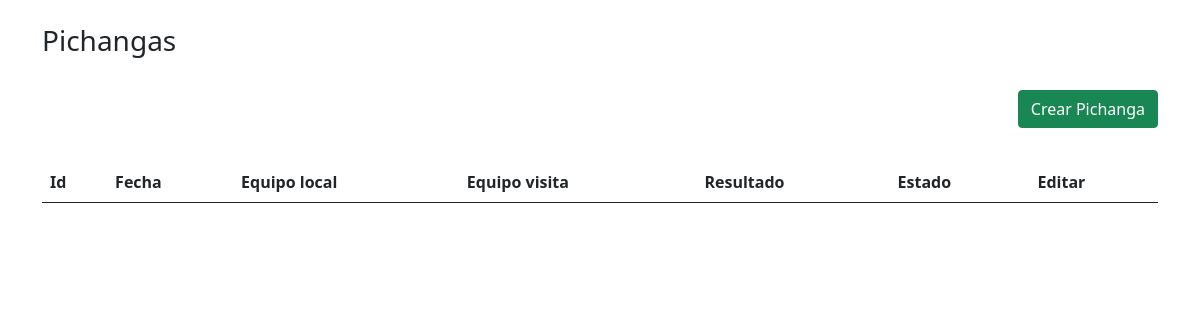
The page /pichangasApp/dashboard on the database as committed earlier.
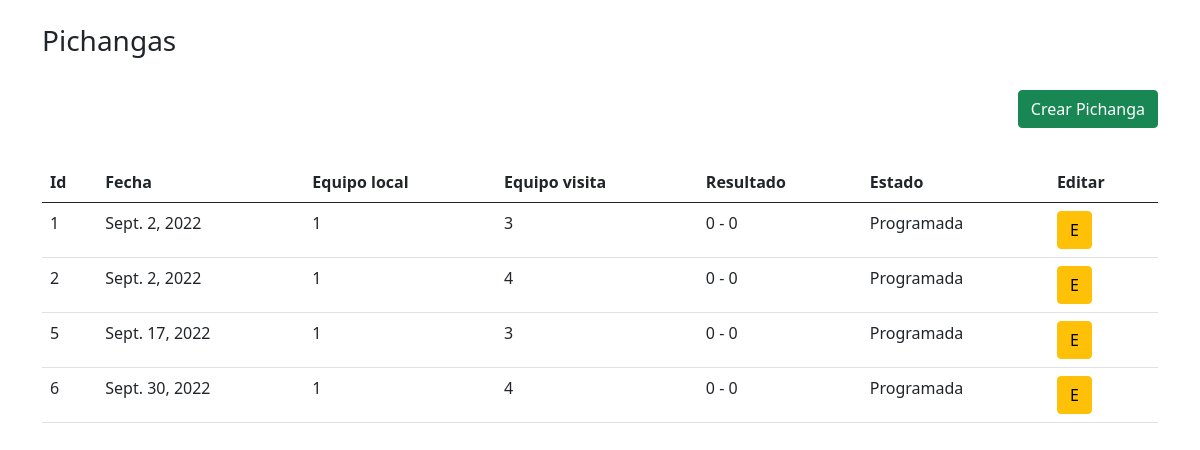
The same page on the database as committed later.
### pichangasApp/models.py (models this page shows)
class pichanga_app(models.Model):
    fecha = models.DateField(default=datetime.date.today)
    marcador_local = models.CharField(max_length=128,default='0')
    marcador_visita = models.CharField(max_length=128,default='0')
    equipo_local = models.CharField(max_length=128,default='0')
    equipo_visita = models.CharField(max_length=128,default='0')
    estadoPichanga = models.CharField(max_length=128,default='Programada')

### pichangasApp/views.py (the view)
# urls.py: path('dashboard',views.dashboard,name='dashboard'),
def dashboard(request):
    pichangas_totales = pichanga_app.objects.all()
    pichangas_equipo = []
    pichangas_locales = pichanga_app.objects.filter(equipo_local='1')
    for pichanga in pichangas_locales:
        pichangas_equipo.append(pichanga)
    pichangas_visitante = pichanga_app.objects.filter(equipo_visita='1')
    for pichanga in pichangas_visitante:
        pichangas_equipo.append(pichanga)
    return render(request,'pichangasApp/dashboard.html',{
        'objPichanga':pichangas_equipo,
    })

### pichangasApp/templates/pichangasApp/dashboard.html (shortened to what this page needs)
<!DOCTYPE html>
<html>
    <head>
        <link href="https://cdn.jsdelivr.net/npm/bootstrap@5.0.2/dist/css/bootstrap.min.css" rel="stylesheet">
    </head>
    <body>
        <div class="container">
            <br>
            <h3>Pichangas</h3>
            <br>
            <div class="float-end">
                <a class="btn btn-success" href="{% url 'pichangasApp:nuevaPichanga' %}">Crear Pichanga</a>
            </div>
            <br>
            <br>
            <br>
            <table class="table">
                <thead>
                    <th>Id</th>
                    <th>Fecha</th>
                    <th>Equipo local</th>
                    <th>Equipo visita</th>
                    <th>Resultado</th>
                    <th>Estado</th>
                    <th>Editar</th>
                </thead>
                <tbody>
                    {% for pichanga in objPichanga %}
                    <tr>
                        <td>{{ pichanga.id }}</td>
                        <td>{{ pichanga.fecha }}</td>
                        <td>{{ pichanga.equipo_local }}</td>
                        <td>{{ pichanga.equipo_visita }}</td>
                        <td>{{ pichanga.marcador_local }} - {{ pichanga.marcador_visita }}</td>
                        <td>{{ pichanga.estadoPichanga }}</td>
                        <td><a class="btn btn-warning" href="{% url 'pichangasApp:editarPichanga' pichanga.id %}">E</a></td>
                    </tr>
                    {% endfor %}
                </tbody>
            </table>
        </div>
    </body>
</html>

Rows that differ between the two databases and show on the page:
added pichanga_app: id "1", fecha "Sept. 2, 2022", equipo_local "1", equipo_visita "3", marcador_local "0", marcador_visita "0", estadoPichanga "Programada"
added pichanga_app: id "2", fecha "Sept. 2, 2022", equipo_local "1", equipo_visita "4", marcador_local "0", marcador_visita "0", estadoPichanga "Programada"
added pichanga_app: id "5", fecha "Sept. 17, 2022", equipo_local "1", equipo_visita "3", marcador_local "0", marcador_visita "0", estadoPichanga "Programada"
added pichanga_app: id "6", fecha "Sept. 30, 2022", equipo_local "1", equipo_visita "4", marcador_local "0", marcador_visita "0", estadoPichanga "Programada"
